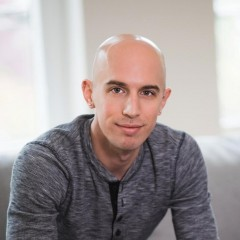
#> input picture test.jpeg, 240 x 240 px
$ python rotationOptions.py
#> lines starting #> are read from the running program, lines starting #| are printed output that depends on the picture
import cv2
import numpy as np

image = cv2.imread('test.jpeg')
#> image is the input picture: shape (240, 240, 3); mean B, G, R 153.7, 153.8, 162.6
imgGray = cv2.cvtColor(image, cv2.COLOR_BGR2GRAY)
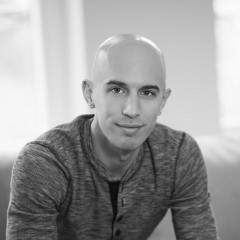
#> imgGray: shape (240, 240); min 9, max 255, mean 156.4
# Store height and width of the image

width, height = imgGray.shape
#> width = 240; height = 240

center = width/2, height/2
#> center = (120, 120)

R = cv2.getRotationMatrix2D(center,90,1)
print(R)
#| [[ 6.12323400e-17  1.00000000e+00 -1.42108547e-14]
#|  [-1.00000000e+00  6.12323400e-17  2.40000000e+02]]
imgRotate = cv2.warpAffine(imgGray, R, (width, height))
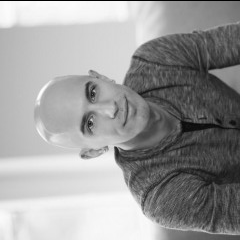
#> imgRotate: shape (240, 240); min 0, max 255, mean 155.6

imgRotate1 = cv2.transpose(imgGray)
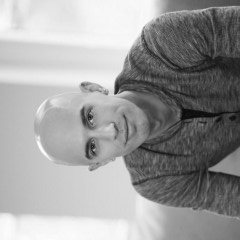
#> imgRotate1: shape (240, 240); min 9, max 255, mean 156.4

imgFlip = cv2.flip(imgGray, 0)
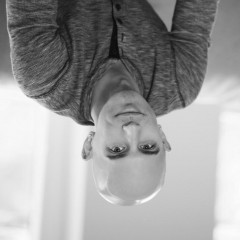
#> imgFlip: shape (240, 240); min 9, max 255, mean 156.4

cv2.imshow("Rotate", imgRotate)
cv2.imshow("Transposed", imgRotate1)
cv2.imshow("Fliped", imgFlip)

cv2.waitKey()
cv2.destroyAllWindows()
